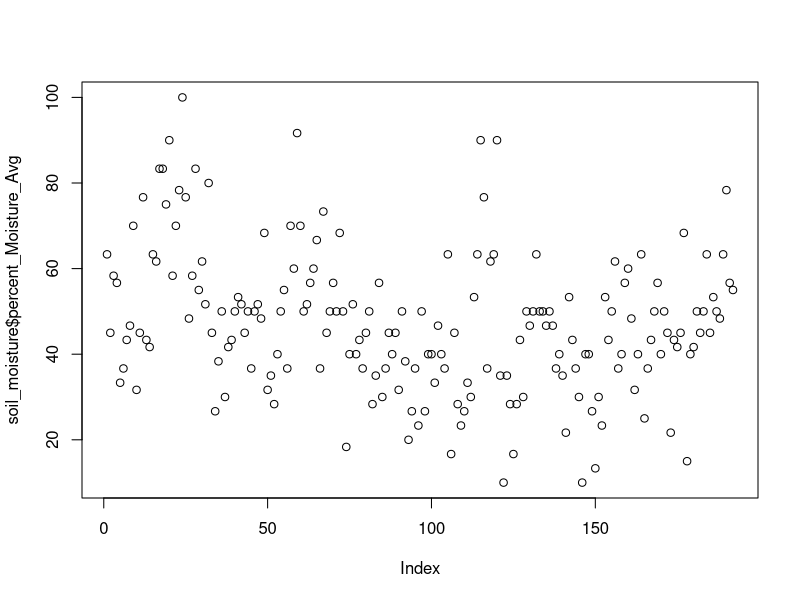
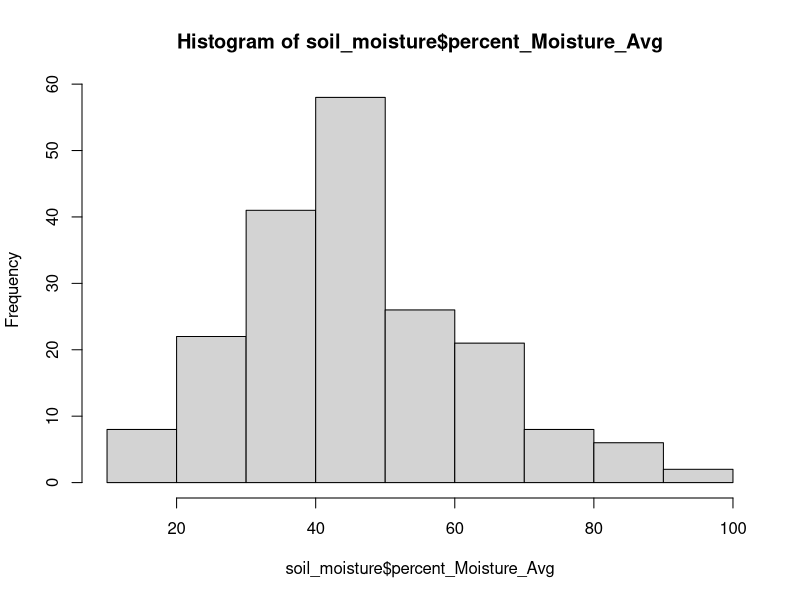
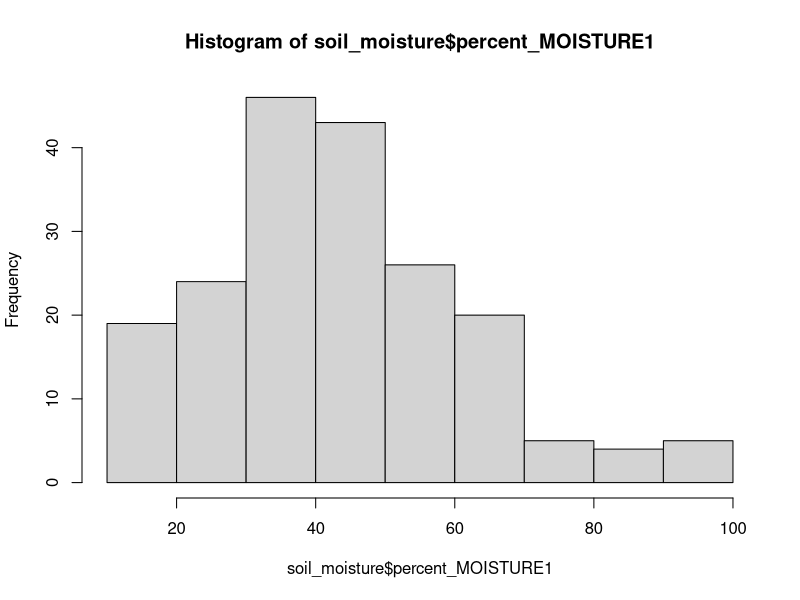
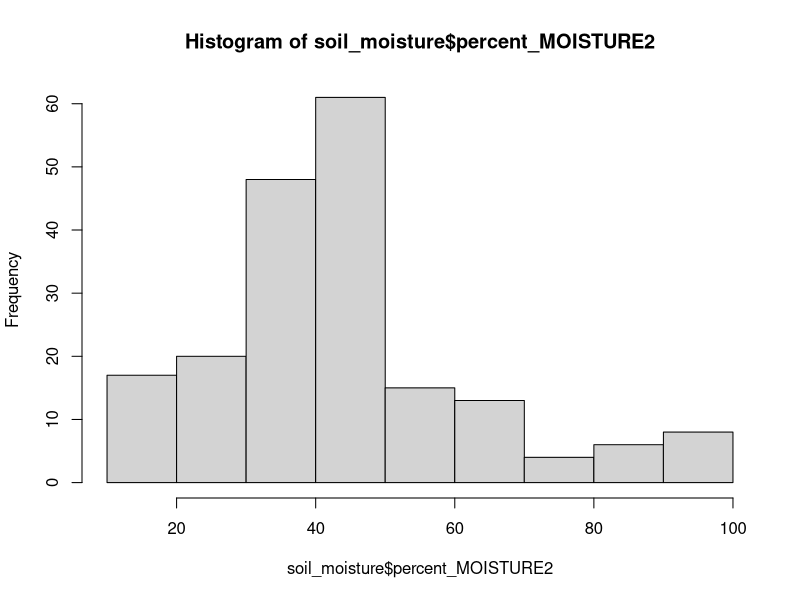
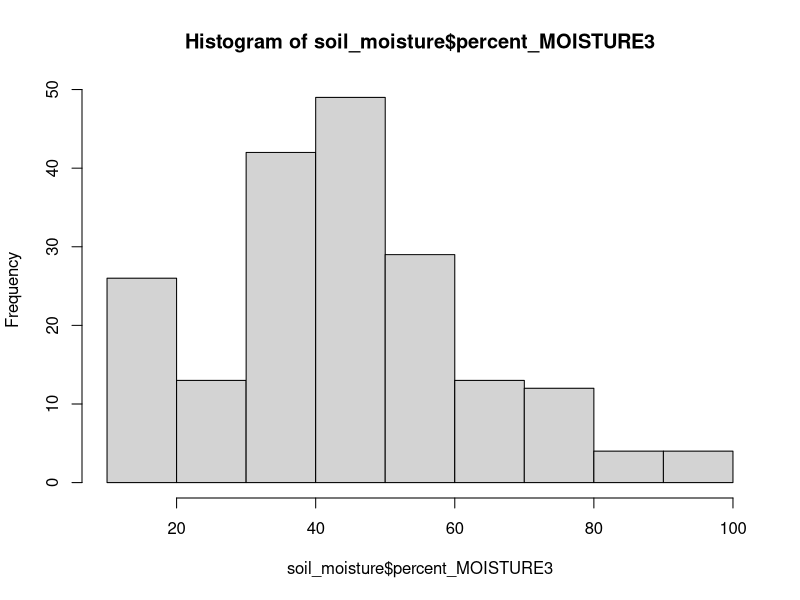
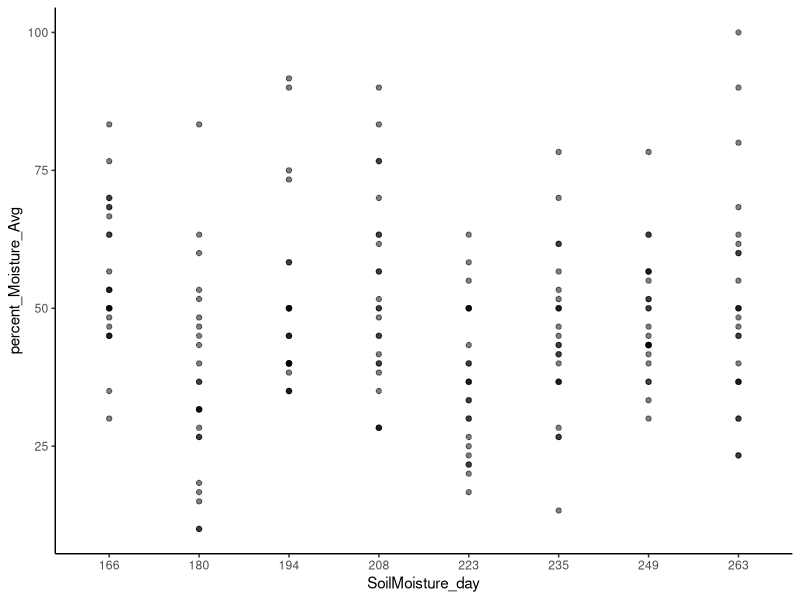
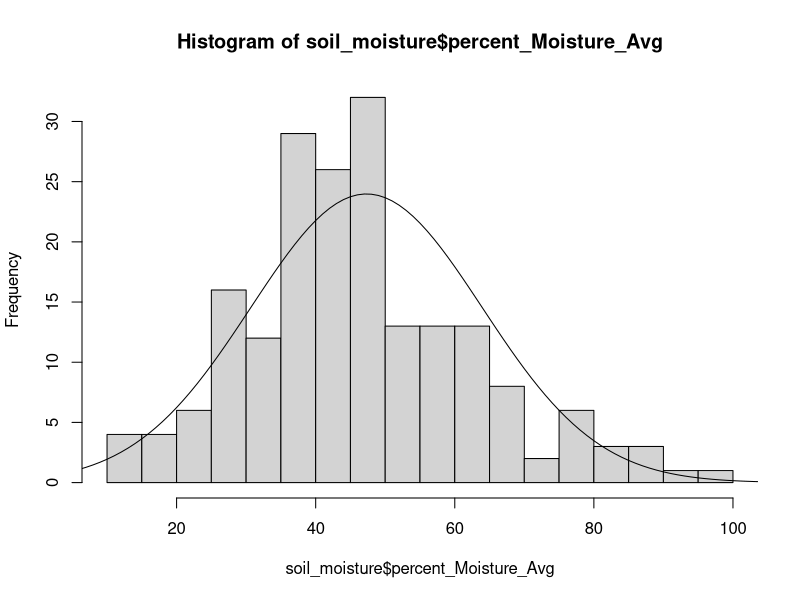

R code for these plots, in order: (Note: this script raises an error after producing the figures.)
# Aaron Tayal
# Sept 24, 2024
# Exploratory data visualization of environmental variables recorded at 
# Powdermill Nature Reserve in the tornado/salvage areas

library(ggplot2)
library(dplyr)
library(lubridate)

soil_moisture_0 <- read.csv("Aaron_PNR_formatted_csvs/Aaron_formatted_Soil_moisture_PNR_ENV_2022.csv")
soil_moisture_0$SoilMoisture_day <- as.factor(yday(soil_moisture_0$SoilMoisture_Date))

# Information on the transect groups and areas of each trap
trap_locations <- read.csv("Aaron_PNR_formatted_csvs/Aaron_formatted_PNR_PitfallTrapLocations_2015.csv",
                           colClasses = c("integer", "integer", "factor", "factor", "factor", "numeric", "numeric"))
soil_moisture <- right_join(trap_locations, soil_moisture_0, by="Plot")

summary(soil_moisture)
plot(soil_moisture$percent_Moisture_Avg)
hist(soil_moisture$percent_Moisture_Avg)
hist(soil_moisture$percent_MOISTURE1)
hist(soil_moisture$percent_MOISTURE2)
hist(soil_moisture$percent_MOISTURE3)

ggplot(data=soil_moisture, aes(x=SoilMoisture_day, 
                               y=percent_Moisture_Avg)) +
  geom_point(alpha=0.5) + theme_classic()

# Idea: make a Parallel coordinates plot

# How much variation in soil moisture is related to forest disturbance
# type (undisturbed, wind-disturbed, or salvage-logged)? How much variation
# is related to transect? How much variation is related to date of measurement?

# Sidebar: Make sure I can calculate variance:
example <- c(1,4,9,7,6)
var(example)
mean(example)
squared_diffs <- vapply(example, FUN = function(x) (x - mean(example))^2,
                        FUN.VALUE = 1)
sum(squared_diffs) / (length(example) - 1)

# Now calculate the variance of percent soil moisture (averaging the three readings):
overall_var <- var(soil_moisture$percent_Moisture_Avg)
overall_mean <- mean(soil_moisture$percent_Moisture_Avg)
x_values <- -25:125
# Prob. density function of normal distribution:
y_values <- dnorm(x_values, overall_mean, sqrt(overall_var))
histogram <- hist(soil_moisture$percent_Moisture_Avg, plot=FALSE, breaks=20)
plot(histogram)
lines(x=x_values, y=1000*y_values)
qqline(soil_moisture$percent_Moisture_Avg)

# I think a normal distribution fits the data fairly well (subjectively).
ggplot(data=soil_moisture, aes(x=Treatment, y=percent_Moisture_Avg)) +
         geom_jitter(height=0, width=0.1, alpha=0.5)
# However, the above graph suggests that the within-group variance of 
# wind-disturbed plots (with multiple sample dates as separate replicates)
# is greater than that of salvage-logged plots. 

# Verify my observation by looking at the variances:
soil_moisture_by_treatment <- soil_moisture %>% group_by(Treatment) %>% 
  summarise(mean_moisture = mean(percent_Moisture_Avg),
            var_moisture = var(percent_Moisture_Avg),
            n_moisture = n())
soil_moisture_by_treatment

# Does this pattern still hold after taking the mean soil moisture for each plot 
# over the whole season?
soil_moisture_by_plot <- soil_moisture %>% group_by(Plot) %>% 
  summarise(Treatment = first(Treatment),
            mean_moisture = mean(percent_Moisture_Avg),
            var_moisture = var(percent_Moisture_Avg),
            n_moisture = n())
ggplot(data=soil_moisture_by_plot, aes(x=Treatment, y=mean_moisture)) +
  geom_jitter(height=0, width=0.1, alpha=0.5)
# Yes, the pattern still holds that wind-disturbed sites seem more heterogeneous
# in their soil moisture compared to salvaged sites.







